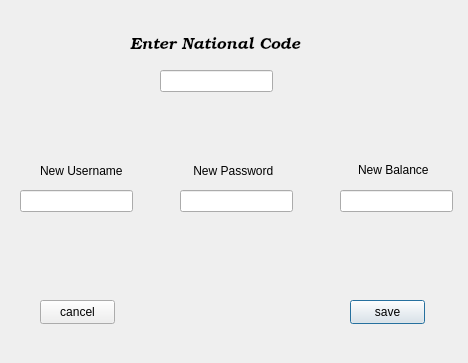
<?xml version="1.0" encoding="UTF-8"?>
<ui version="4.0">
 <class>EditProfileDialog</class>
 <widget class="QDialog" name="EditProfileDialog">
  <property name="geometry">
   <rect>
    <x>0</x>
    <y>0</y>
    <width>468</width>
    <height>363</height>
   </rect>
  </property>
  <property name="windowTitle">
   <string>Dialog</string>
  </property>
  <widget class="QLabel" name="label">
   <property name="geometry">
    <rect>
     <x>130</x>
     <y>20</y>
     <width>171</width>
     <height>51</height>
    </rect>
   </property>
   <property name="font">
    <font>
     <family>Bookman Old Style</family>
     <pointsize>12</pointsize>
     <italic>true</italic>
    </font>
   </property>
   <property name="cursor">
    <cursorShape>UpArrowCursor</cursorShape>
   </property>
   <property name="text">
    <string>Enter National Code:</string>
   </property>
  </widget>
  <widget class="QLineEdit" name="lineEdit">
   <property name="geometry">
    <rect>
     <x>160</x>
     <y>70</y>
     <width>113</width>
     <height>22</height>
    </rect>
   </property>
  </widget>
  <widget class="QLineEdit" name="lineEdit_2">
   <property name="geometry">
    <rect>
     <x>20</x>
     <y>190</y>
     <width>113</width>
     <height>22</height>
    </rect>
   </property>
  </widget>
  <widget class="QLineEdit" name="lineEdit_3">
   <property name="geometry">
    <rect>
     <x>180</x>
     <y>190</y>
     <width>113</width>
     <height>22</height>
    </rect>
   </property>
  </widget>
  <widget class="QLineEdit" name="lineEdit_4">
   <property name="geometry">
    <rect>
     <x>340</x>
     <y>190</y>
     <width>113</width>
     <height>22</height>
    </rect>
   </property>
  </widget>
  <widget class="QLabel" name="label_2">
   <property name="geometry">
    <rect>
     <x>40</x>
     <y>160</y>
     <width>91</width>
     <height>21</height>
    </rect>
   </property>
   <property name="text">
    <string>New Username</string>
   </property>
  </widget>
  <widget class="QLabel" name="label_3">
   <property name="geometry">
    <rect>
     <x>190</x>
     <y>160</y>
     <width>91</width>
     <height>21</height>
    </rect>
   </property>
   <property name="text">
    <string> New Password</string>
   </property>
  </widget>
  <widget class="QLabel" name="label_4">
   <property name="geometry">
    <rect>
     <x>358</x>
     <y>160</y>
     <width>71</width>
     <height>20</height>
    </rect>
   </property>
   <property name="text">
    <string>New Balance</string>
   </property>
  </widget>
  <widget class="QPushButton" name="btnSave">
   <property name="geometry">
    <rect>
     <x>350</x>
     <y>300</y>
     <width>75</width>
     <height>24</height>
    </rect>
   </property>
   <property name="text">
    <string>save</string>
   </property>
  </widget>
  <widget class="QPushButton" name="btnCancel">
   <property name="geometry">
    <rect>
     <x>40</x>
     <y>300</y>
     <width>75</width>
     <height>24</height>
    </rect>
   </property>
   <property name="text">
    <string>cancel</string>
   </property>
  </widget>
 </widget>
 <resources/>
 <connections/>
</ui>
